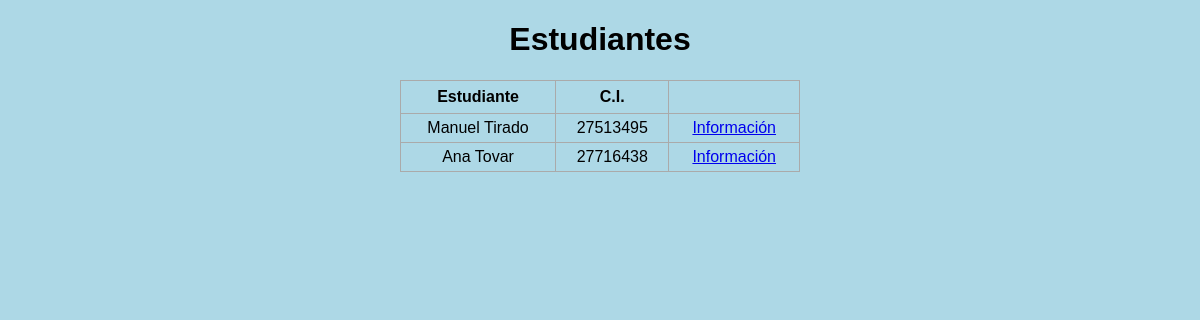
Before: /estudiantes with the older database file.
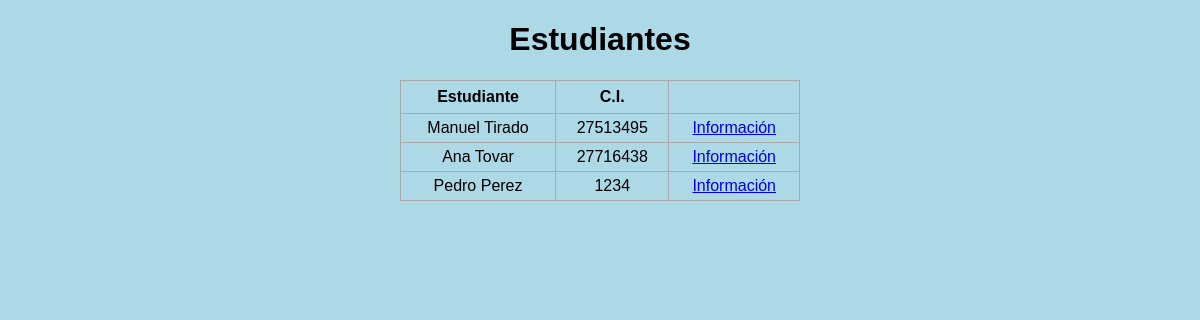
After: the same page with the newer database file.
### inscripcion.py (models this page shows, shortened)
class Estudiante(db.Model):
    cod_estudiante = db.Column(db.Integer, primary_key=True, autoincrement=True)
    nombre = db.Column(db.String(200), nullable=False)
    cedula = db.Column(db.Integer)
    nacimiento = db.Column(db.DateTime)
    telefono = db.Column(db.Integer)
    correo = db.Column(db.String(200), nullable=False)
    fecha_inscripcion = db.Column(db.DateTime, default=datetime.utcnow)
    direccion = db.Column(db.String(200), nullable=False)
    forma_ingreso = db.Column(db.String(200), nullable=False)

### inscripcion.py (the view)
@app.route('/estudiantes', methods=['GET', 'POST'])
def listar_estudiantes():
    if request.method == 'POST':
        pass
    else:
        estudiantes = Estudiante.query.all()
        return render_template('estudiantes.html', estudiantes=estudiantes)

### templates/estudiantes.html (shortened to what this page needs)
{% extends 'base.html' %}
{% block body %}
<div class="content">
    <h1 style="text-align: center">Estudiantes</h1>
    {% if estudiantes|length < 1 %}
    <h4 style="text-align: center">No hay estudiantes registrados aún!</h4>
    {% else %}
    <table>
        <tr>
            <th>Estudiante</th>
            <th>C.I.</th>
        </tr>
        {% for estudiante in estudiantes %}
        <tr>
            <td>{{ estudiante.nombre }}</td>
            <td>{{ estudiante.cedula }}</td>
            <td>
                <a href="/info_estudiante/{{estudiante.cod_estudiante}}">Información</a>
            </td>
        </tr>
        {% endfor %}
    </table>
    {% endif %}
</div>
{% endblock %}

### templates/base.html (shortened to what this page needs)
<!DOCTYPE html>
<html lang="en">
<head>
    <link rel="stylesheet", href="{{ url_for('static', filename='css/main.css')}}">
</head>
<body>
    {% block body%} {% endblock %}
</body>
</html>

### static/css/main.css (style rules this page uses)
body, html { margin: 0; font-family: sans-serif; background-color: lightblue; }
.content { margin: 0 auto; width: 400px; }
table, td, th { border: 1px solid #aaa; }
table { border-collapse: collapse; width: 100%; }
th { height: 30px; }
td { text-align: center; padding: 5px; }

Changed rows visible on the page:
added Estudiante: nombre "Pedro Perez", cedula "1234"
